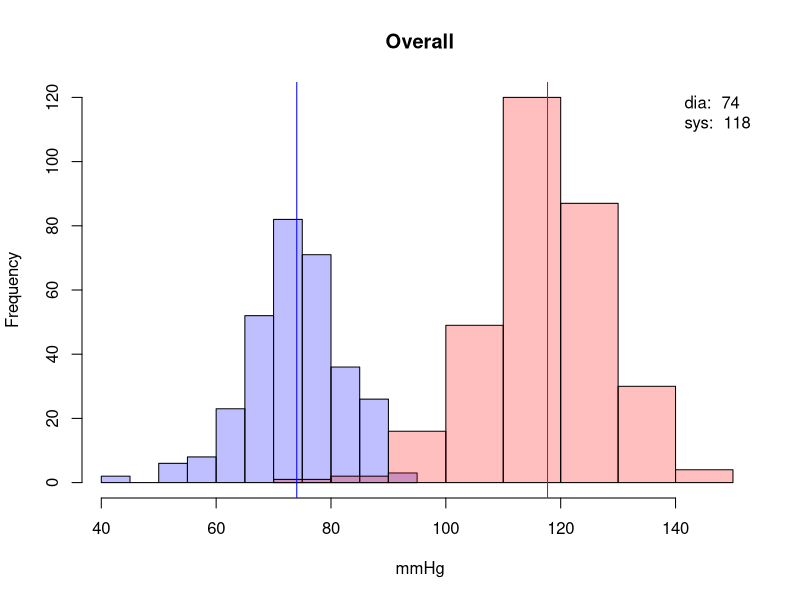
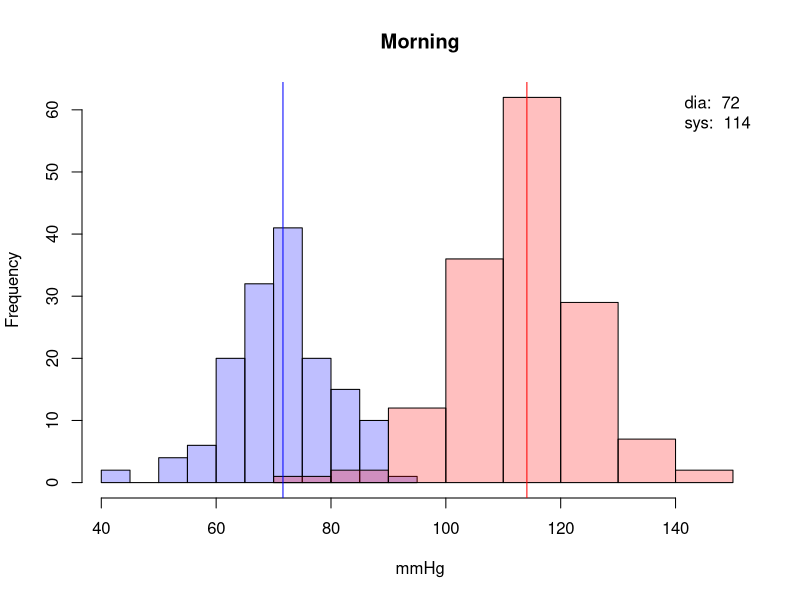
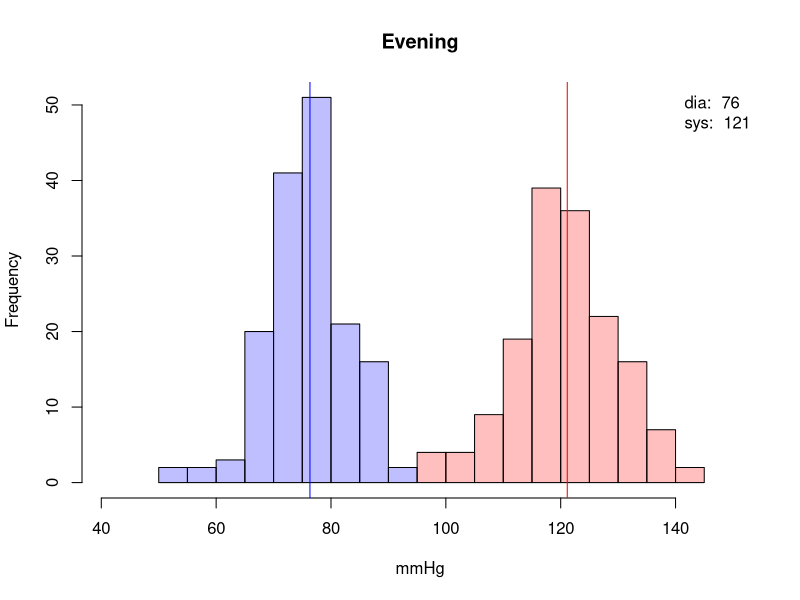
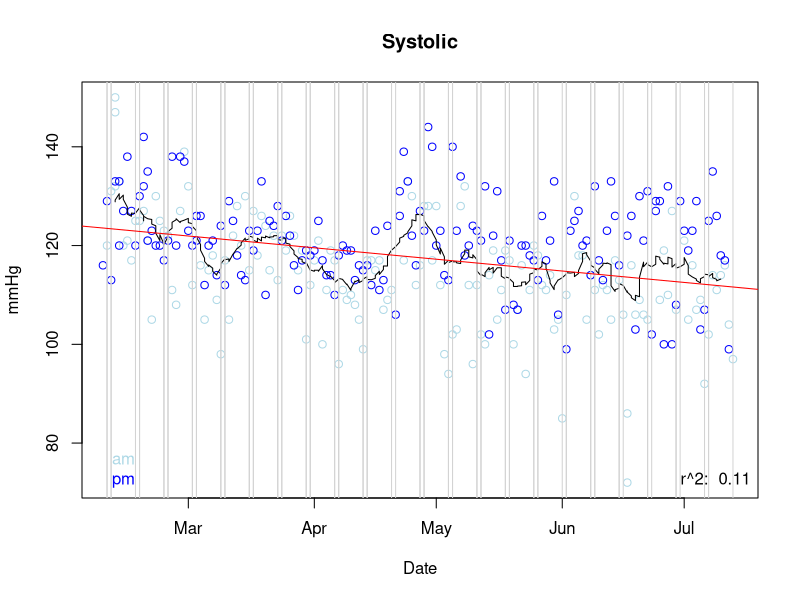
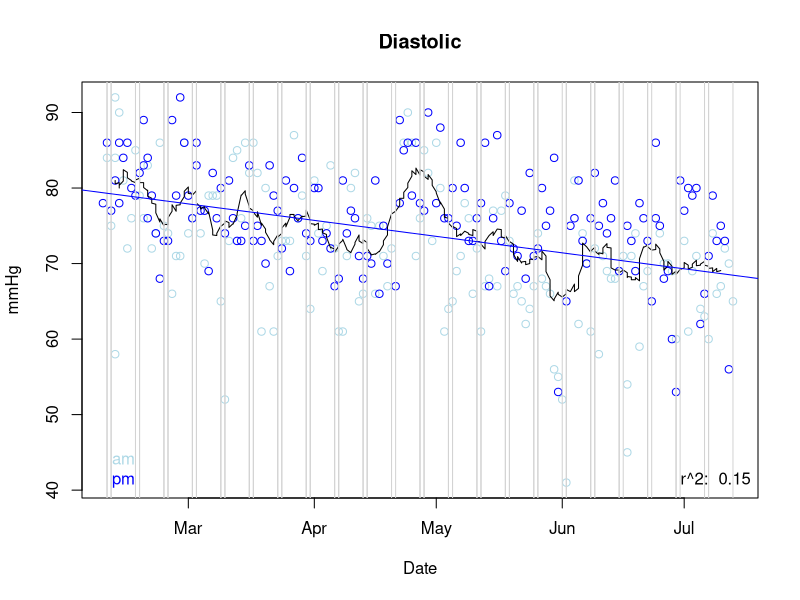
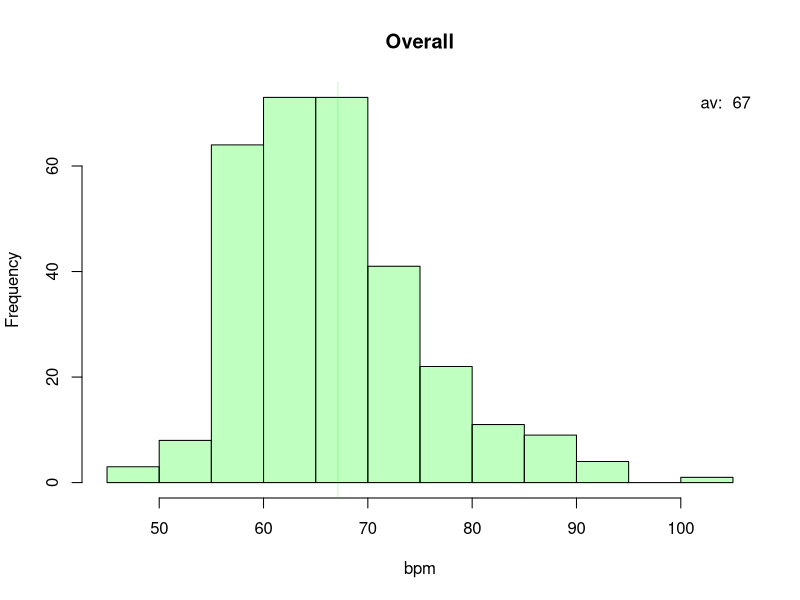
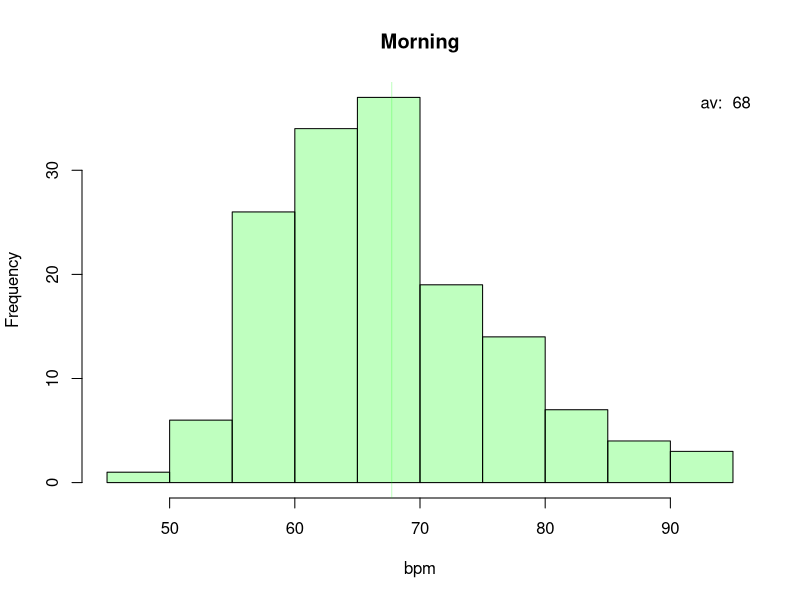
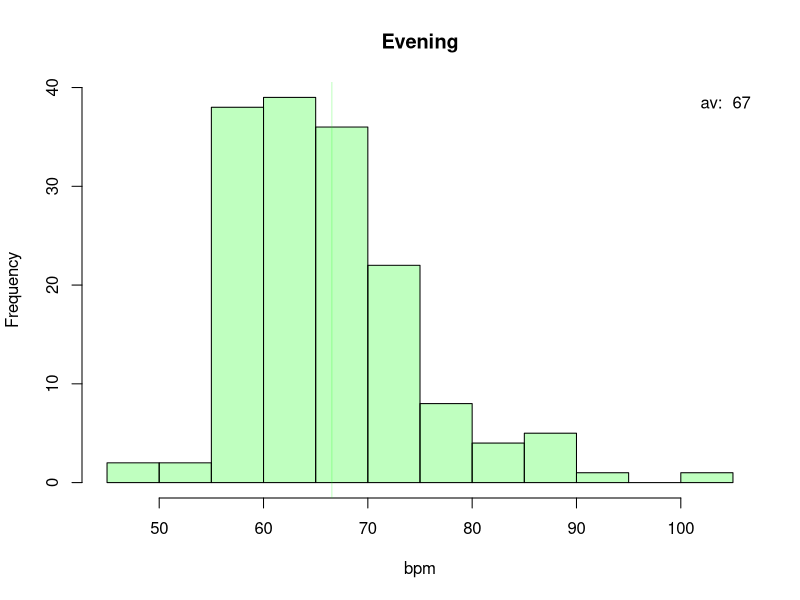

Here is the R script that generated these plots, in order:
## ---- chunk 1
library(lubridate)
## ---- chunk 2
bp <- read.csv(file="bp.csv", header=TRUE, sep=",")
bp$datetime <- paste(bp$date, bp$time)
am <- hour(bp$datetime) < 12
pm <- hour(bp$datetime) >= 12
dates <- as.Date(bp$datetime)
mp <- c(min(bp$dia), max(bp$sys))
cdia <- rgb(0,0,1,1/4)
csys <- rgb(1,0,0,1/4)
cpul <- rgb(0,1,0,1/4)
## ---- chunk 3
plot.blood.pressure <- function(bp, title) {
  hsys <- hist(bp$sys, plot=F)
  hdia <- hist(bp$dia, plot=F)
  mc <- c(0, max(c(hsys$counts, hdia$counts)))
  plot(hdia, col=cdia, xlim=mp, ylim=mc, main = title, xlab = "mmHg")
  plot(hsys, col=csys, xlim=mp, ylim=mc, add=T)
  mdia <- mean(bp$dia)
  msys <- mean(bp$sys)
  abline(v=c(msys, mdia), col=c("red","blue"))
  legend("topright", bty="n", legend=c(paste("dia: ", format(mdia, digits=2)), paste("sys: ", format(msys, digits=2))))
}
## ---- chunk 4
plot.blood.pressure(bp, "Overall")
## ---- chunk 5
plot.blood.pressure(bp[am,], "Morning")
## ---- chunk 6
plot.blood.pressure(bp[pm,], "Evening")
## ---- chunk 7
movavg <- function(x, n=5){
  filter(x,rep(1/n,n), sides=2)
}
plot.dates <- function(dates, points, title, col) {
  cs <- c("lightblue", "blue")
  plot(dates[am], points[am], xlab="Date", ylab="mmHg", main=title, col=cs[1])
  points(dates[pm], points[pm], col=cs[2])
  a <- movavg(points, 14)
  lines(dates, a)
  abline(v=dates[wday(dates) %in% c(1,7)], col="lightgray")
  sd <- lm(points~dates)
  abline(sd, col=col)
  legend("bottomright", bty="n", legend=paste("r^2: ", format(summary(sd)$r.squared, digits=2)))
  legend("bottomleft", bty="n", legend=c("am", "pm"), text.col = cs, pt.bg=cs)
}
plot.dates(dates, bp$sys, "Systolic", "red")
plot.dates(dates, bp$dia, "Diastolic", "blue")
## ---- chunk 8
plot.pulse <- function(pulse, c, title) {
  hpul <- hist(pulse, plot=F)
  plot(hpul, col=c, main = title, xlab = "bpm")
  m <- mean(pulse)
  abline(v=m, col=c)
  legend("topright", bty="n", legend=paste("av: ", format(m, digits=2)))
}
plot.pulse(bp$pul, cpul, "Overall")
## ---- chunk 9
plot.pulse(bp[am,]$pul, cpul, "Morning")
## ---- chunk 10
plot.pulse(bp[pm,]$pul, cpul, "Evening")
## ---- chunk 11
plot.dates(dates, bp$pul, "Pulse", "green")
## ---- chunk 12
plot(bp$dia, bp$sys, xlab = "Diastolic", ylab="Systolic")
msd <- lm(bp$sys~bp$dia)
abline(msd)
legend("bottomright", bty="n", legend=paste("r^2: ", format(summary(msd)$r.squared, digits=2)))
